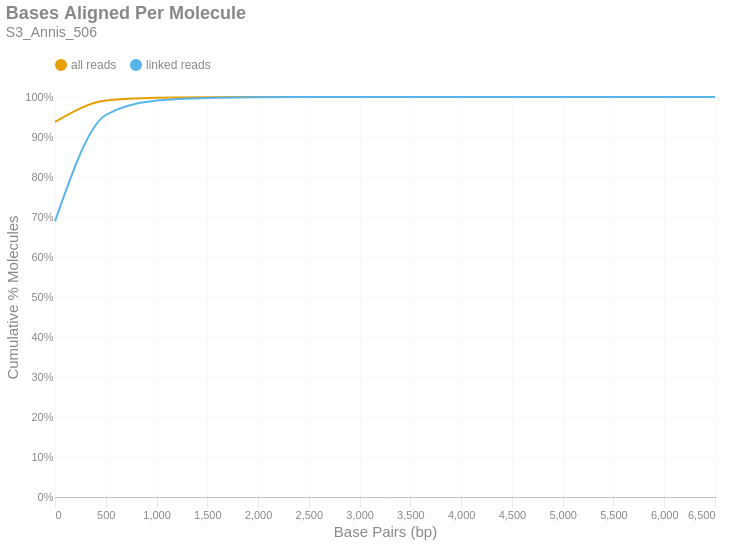

Notebook source saved alongside this figure:
### Markdown cell above
### Bases Aligned Per Molecule
This is a cumulative frequency distribution showing the number of base pairs aligned per unique molecule. These data are shown in 500 bp bins. There are two distributions: one with `all reads` (yellow) and another with only `linked reads` (blue). The percent of molecules in the `linked reads` distribution is relative to the total number of linked molecules.

### Code cell
if SKIPLR:
    print_html(f"Skipped")
else:
    binned_df = consolidated_hist(valids['aligned_bp'], mask, 500, True)
    with SafeRender(binned_df):
        (
            density_plot(binned_df, 'Bases Aligned Per Molecule', samplename, 'basesper')
            .encode(
                x=alt.X('bin:Q', title="Base Pairs (bp)").axis(tickMinStep=500).scale(padding=0),
                y=alt.Y('value:Q', title='Cumulative % Molecules')
                    .axis(format='%')
                    .scale(domain = [0,1])
                    .stack(False),
                color=alt.Color("key:N").scale(domain = ["all reads", "linked reads"]),
                tooltip = [
                    alt.Tooltip("key:N", title = "Data Type"),
                    alt.Tooltip("range_label:N", title="Bases Aligned Per Molecule"),
                    alt.Tooltip("value:Q", format = ".2%", title="% Molecules (Cum.)")
                ]
            )
        ).display()

### Figure 1 — Vega-Lite specification as saved in the notebook (floating-point values rounded to 4 significant figures)
{"width": "container", "height": 400, "config": {"title": {"anchor": "start", "dy": -15, "fontSize": 18, "color": "#888888", "subtitleColor": "#888888", "subtitleFontSize": 14}, "arc": {"fill": "#0072B2"}, "axis": {"domainColor": "#888888", "domainWidth": 0.5, "gridWidth": 0.2, "grid": false, "titleFontWeight": 400, "titleFontSize": 15, "labelFontSize": 11, "labelColor": "#888888", "tickColor": "#888888", "tickWidth": 0.2, "titleColor": "#888888"}, "axisBand": {"grid": false}, "axisX": {"grid": true, "tickSize": 10, "domainCap": "round"}, "axisY": {"domain": false, "grid": true, "tickSize": 0, "domainCap": "round"}, "background": "transparent", "header": {"labelFontSize": 15, "labelColor": "#888888", "titleFontSize": 15, "titleFontWeight": 600, "titleColor": "#888888"}, "legend": {"labelFont": "sans-serif", "labelFontSize": 12, "labelColor": "#888888", "symbolSize": 100, "symbolType": "circle", "titleFontSize": 12, "titlePadding": 10, "titleColor": "#888888", "title": null, "orient": "top"}, "range": {"category": ["#E69F00", "#56B4E9", "#009E73", "#F0E442", "#0072B2", "#D55E00", "#CC79A7", "#000000"], "diverging": ["#cfe8f3", "#a2d4ec", "#73bfe2", "#46abdb", "#1696d2", "#12719e"]}, "area": {"fill": "#0072B2", "fillOpacity": 0.7, "line": true, "strokeOpacity": 0.7}, "line": {"color": "#0072B2", "stroke": "#0072B2", "strokeWidth": 2}, "trail": {"color": "#0072B2", "stroke": "#0072B2", "strokeWidth": 0, "size": 1}, "point": {"filled": true, "fillOpacity": 1.0, "size": 95}, "text": {"color": "#888888", "fontSize": 11, "align": "right", "fontWeight": 400, "size": 11}, "bar": {"fill": "#0072B2", "stroke": null}, "view": {"stroke": null, "continuousWidth": 660, "continuousHeight": 400}}, "data": {"name": "data-7b32e1dff552e162d790bcd58fe8ec54"}, "mark": {"type": "line", "interpolate": "monotone", "point": {"opacity": 0, "size": 275}}, "encoding": {"color": {"field": "key", "scale": {"domain": ["all reads", "linked reads"]}, "type": "nominal"}, "tooltip": [{"field": "key", "title": "Data Type", "type": "nominal"}, {"field": "range_label", "title": "Bases Aligned Per Molecule", "type": "nominal"}, {"field": "value", "format": ".2%", "title": "% Molecules (Cum.)", "type": "quantitative"}], "x": {"axis": {"tickMinStep": 500}, "field": "bin", "scale": {"padding": 0}, "title": "Base Pairs (bp)", "type": "quantitative"}, "y": {"axis": {"format": "%"}, "field": "value", "scale": {"domain": [0, 1]}, "stack": false, "title": "Cumulative % Molecules", "type": "quantitative"}}, "params": [{"name": "param_c36ac31b6afebe62", "select": {"type": "point", "fields": ["key"]}, "bind": "legend"}], "title": {"text": "Bases Aligned Per Molecule", "subtitle": "S3_Annis_506"}, "transform": [{"fold": ["all reads (cumsum)", "linked reads (cumsum)"]}, {"calculate": "replace(datum.key, ' (cumsum)', '')", "as": "key"}, {"filter": {"param": "param_c36ac31b6afebe62"}}], "usermeta": {"embedOptions": {"downloadFileName": "S3_Annis_506.basesper"}}, "$schema": "https://vega.github.io/schema/vega-lite/v6.1.0.json", "datasets": {"data-7b32e1dff552e162d790bcd58fe8ec54": [{"bin": "0.0", "interval": "0.0-500.0", "all reads": 0.9376, "linked reads": 0.6893, "all reads (cumsum)": 0.9376, "linked reads (cumsum)": 0.6893, "range_label": "0-499"}, {"bin": "500.0", "interval": "500.0-1000.0", "all reads": 0.05341, "linked reads": 0.2657, "all reads (cumsum)": 0.991, "linked reads (cumsum)": 0.955, "range_label": "500-999"}, {"bin": "1000.0", "interval": "1000.0-1500.0", "all reads": 0.007228, "linked reads": 0.03621, "all reads (cumsum)": 0.9982, "linked reads (cumsum)": 0.9912, "range_label": "1000-1499"}, {"bin": "1500.0", "interval": "1500.0-2000.0", "all reads": 0.001313, "linked reads": 0.006577, "all reads (cumsum)": 0.9996, "linked reads (cumsum)": 0.9978, "range_label": "1500-1999"}, {"bin": "2000.0", "interval": "2000.0-2500.0", "all reads": 0.0003055, "linked reads": 0.001531, "all reads (cumsum)": 0.9999, "linked reads (cumsum)": 0.9993, "range_label": "2000-2499"}, {"bin": "2500.0", "interval": "2500.0-3000.0", "all reads": 8.471e-05, "linked reads": 0.0004244, "all reads (cumsum)": 0.9999, "linked reads (cumsum)": 0.9997, "range_label": "2500-2999"}, {"bin": "3000.0", "interval": "3000.0-3500.0", "all reads": 2.871e-05, "linked reads": 0.0001438, "all reads (cumsum)": 1.0, "linked reads (cumsum)": 0.9999, "range_label": "3000-3499"}, {"bin": "3500.0", "interval": "3500.0-4000.0", "all reads": 1.347e-05, "linked reads": 6.748e-05, "all reads (cumsum)": 1.0, "linked reads (cumsum)": 1.0, "range_label": "3500-3999"}, {"bin": "4000.0", "interval": "4000.0-4500.0", "all reads": 4.962e-06, "linked reads": 2.486e-05, "all reads (cumsum)": 1.0, "linked reads (cumsum)": 1.0, "range_label": "4000-4499"}, {"bin": "4500.0", "interval": "4500.0-5000.0", "all reads": 2.658e-06, "linked reads": 1.332e-05, "all reads (cumsum)": 1.0, "linked reads (cumsum)": 1.0, "range_label": "4500-4999"}, {"bin": "5000.0", "interval": "5000.0-5500.0", "all reads": 5.316e-07, "linked reads": 2.664e-06, "all reads (cumsum)": 1.0, "linked reads (cumsum)": 1.0, "range_label": "5000-5499"}, {"bin": "5500.0", "interval": "5500.0-6000.0", "all reads": 5.316e-07, "linked reads": 2.664e-06, "all reads (cumsum)": 1.0, "linked reads (cumsum)": 1.0, "range_label": "5500-5999"}, {"bin": "6000.0", "interval": "6000.0-6500.0", "all reads": 3.544e-07, "linked reads": 1.776e-06, "all reads (cumsum)": 1.0, "linked reads (cumsum)": 1.0, "range_label": "6000-6499"}, {"bin": "6500.0", "interval": "6500.0-7000.0", "all reads": 1.772e-07, "linked reads": 8.879e-07, "all reads (cumsum)": 1.0, "linked reads (cumsum)": 1.0, "range_label": "6500-6999"}]}}
